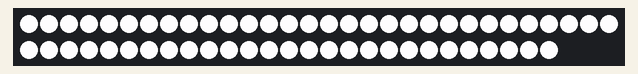
This sketch was run on a simulated Arduino Uno, built with avr-gcc and run on an emulated ATmega328P. Parts: 57 RGB LEDs in strip order, left to right, continuing on the next row. Dim RGB values are drawn brighter than linear.

Above: at 0.45 s.
At 1.94 s:
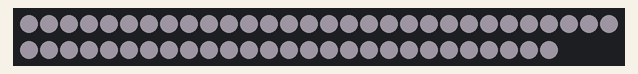
At 13.6 s:
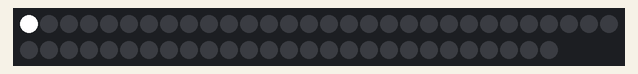

The sketch:

esfuerzate_02.ino
```cpp
#include <FastLED.h>
#include "Led.cpp"
#include "LFO.cpp"
#include "TriWave.cpp"
//#define BOTTOM_PIN 6
#define TOP_PIN 6
#define NUM_LEDS    57
#define BRIGHTNESS  255
#define LED_TYPE    WS2812B
#define COLOR_ORDER GRB
#define MAX_VALUE 4095
CRGB top[NUM_LEDS];
CRGB bottom[NUM_LEDS];

#define UPDATES_PER_SECOND 100

//const dataType variableName[] PROGMEM = {data0, data1, data3...};


const CRGB col1  =	 CRGB(255, 254, 255);
const CRGB col2  =	 CRGB(240, 238, 240);
const CRGB col3  =	 CRGB(224, 222, 216);
const CRGB col4  =	 CRGB(208, 206, 201);
const CRGB col5  =	 CRGB(192, 190, 187);
const CRGB col6  =	 CRGB(176, 174, 171);
const CRGB col7  =	 CRGB(160, 158, 152);
const CRGB col8  =	 CRGB(144, 144, 141);
const CRGB col9  =	 CRGB(128, 127, 126);
const CRGB col10  = CRGB(112, 111, 106);
const CRGB col11  = CRGB(96, 96, 95);
const CRGB col12  = CRGB(80, 78, 77);
const CRGB col13  = CRGB(64, 61, 63);
const CRGB col14  = CRGB(48, 46, 53);
const CRGB col15  = CRGB(32, 30, 32);
const CRGB col16  = CRGB(16, 12, 17);  //CRGB col16 = CRGB(16, 15, 17);
const CRGB col17  = CRGB(0, 0, 0);


const CRGB colors[]  = {
                     col1,
                     col2,
                     col3,
                     col4,
                     col5,
                     col6,
                     col7,
                     col8,
                     col9,
                     col10,
                     col11,
                     col12,
                     col13,
                     col14,
                     col15,
                     col16,
                     col17
                };

int gamma[] = {0, 0, 0, 0, 0, 0, 0, 0, 0, 0, 0, 0, 0, 0, 0, 0,
               0, 0, 0, 0, 0, 0, 1, 1, 1, 1, 1, 1, 1, 2, 2, 2,
               2, 2, 2, 3, 3, 3, 3, 3, 4, 4, 4, 4, 5, 5, 5, 5,
               6, 6, 6, 7, 7, 7, 8, 8, 8, 9, 9, 9, 10, 10, 11, 11,
               11, 12, 12, 13, 13, 13, 14, 14, 15, 15, 16, 16, 17, 17, 18, 18,
               19, 19, 20, 21, 21, 22, 22, 23, 23, 24, 25, 25, 26, 27, 27, 28,
               29, 29, 30, 31, 31, 32, 33, 34, 34, 35, 36, 37, 37, 38, 39, 40,
               40, 41, 42, 43, 44, 45, 46, 46, 47, 48, 49, 50, 51, 52, 53, 54,
               55, 56, 57, 58, 59, 60, 61, 62, 63, 64, 65, 66, 67, 68, 69, 70,
               71, 72, 73, 74, 76, 77, 78, 79, 80, 81, 83, 84, 85, 86, 88, 89,
               90, 91, 93, 94, 95, 96, 98, 99, 100, 102, 103, 104, 106, 107, 109, 110,
               111, 113, 114, 116, 117, 119, 120, 121, 123, 124, 126, 128, 129, 131, 132, 134,
               135, 137, 138, 140, 142, 143, 145, 146, 148, 150, 151, 153, 155, 157, 158, 160,
               162, 163, 165, 167, 169, 170, 172, 174, 176, 178, 179, 181, 183, 185, 187, 189,
               191, 193, 194, 196, 198, 200, 202, 204, 206, 208, 210, 212, 214, 216, 218, 220,
               222, 224, 227, 229, 231, 233, 235, 237, 239, 241, 244, 246, 248, 250, 252, 255
              };


Led topleds[NUM_LEDS];

int decay = 30;
int attack = 300;

void setup() {
  delay(250); // power-up safety delay
  FastLED.addLeds<LED_TYPE, TOP_PIN, COLOR_ORDER>(top, NUM_LEDS).setCorrection(CRGB(255, 255, 100) );
  FastLED.clear();
  FastLED.show();

  for (int i = 0; i < NUM_LEDS; i++) {
    topleds[i].value = 4095;
    topleds[i].decay = decay;
    topleds[i].state = DECA;
    topleds[i].attack = attack;
  }
}

void updateValues() {
  for (int i = 0; i < NUM_LEDS; i++) {
    getColor(top[i], 4095 - topleds[i].value); // invierto la tabla
  }
}

void updateLeds() {
  for (int i = 0; i < NUM_LEDS; i++) {
    topleds[i].update();
  }
  FastLED.show();
}


double time = 0;
float timeIncrement = 0.002;
TriWave tri = TriWave(1, 5);

void loop()
{
  tri.update();
  Serial.println(tri.value);
  int wtop = map(tri.value/tri.amp  * 1000, 0, 1000, 0, NUM_LEDS);
  topleds[wtop].state = ATT;

  updateLeds();
  updateValues();

  time += timeIncrement;
}

// total 4096 (10 bits !!!)
void getColor(CRGB &col, int white) {
  int dec = white / 256;
  int unit = white % 256;
  CRGB a = colors[dec];
  CRGB b = colors[dec+1];
  col.r = map (unit, 0, 255, a.r, b.r);
  col.g = map (unit, 0, 255, a.g, b.g);
  col.b = map (unit, 0, 255, a.b, b.b);
}
```

LFO.cpp
```cpp
#include <Arduino.h>
class LFO{
  public:
    float value;
    float amp;
    float freq;
    float phase;
    float fmod;

    void update(float time){
      value = sin(phase + (time * freq * fmod)) * amp;
    }

    void fm(float freq){
      fmod = freq;
    }

    float getPositive(){
      return value + amp;
    }
};
```

Led.cpp
```cpp
#include <Arduino.h>
#define ATT 1
#define DECA 2

class Led
{
  public:
    int value;
    int attack;
    int decay;
    int state;

    void update(){
        switch(state){
          case ATT:
             value = constrain(value + attack, 0, 4095);
             if(value == 4095) state = DECA;
          break;

          case DECA:
             value = constrain(value - decay, 0, 4095);
             // if(value == 0) state = ATT;
          break;
        }
    };
};
```

TriWave.cpp
```cpp
#include <Arduino.h>
class TriWave{
  public:
    float value;
    float amp;
    float freq;
    float phase;
    float fmod;

    TriWave(float amp, float freq){
      this->amp = amp;
      this->freq = freq;
    }

    void update(){
      counter += 1; // * dir * freq;
      if (counter >= maxValue) {counter = 0; dir = -1;}
      if (counter <= 0) {counter = 0; dir = 1;}
      value = counter * amp; // / maxValue) * amp;
    }

    void fm(float freq){
      fmod = freq;
    }

    float getPositive(){
      return value;
    }

  private:
    float dir = 1;
    float maxValue = 4095;
    double counter = 0;

};
```
